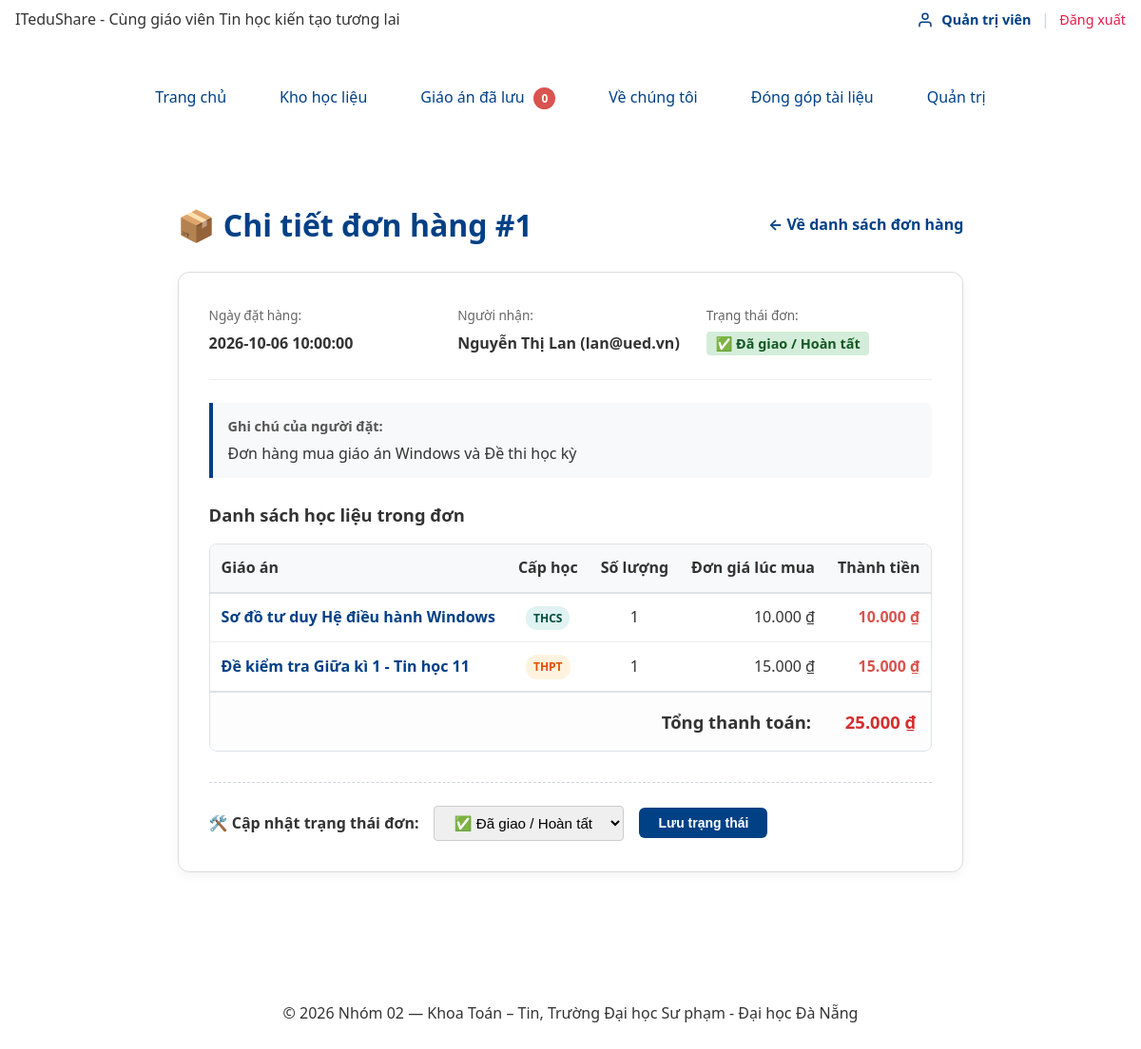
The page /don-hang.php?id=1 (signed in) on the database its author committed.
### tables this page shows
CREATE TABLE don_hang (
  id            INT UNSIGNED AUTO_INCREMENT PRIMARY KEY,
  nguoi_dung_id INT UNSIGNED NOT NULL,
  tong_tien     INT UNSIGNED NOT NULL DEFAULT 0,
  trang_thai    ENUM('cho_duyet', 'da_giao', 'da_huy') NOT NULL DEFAULT 'cho_duyet',
  ghi_chu       VARCHAR(500) NULL,
  ngay_tao      DATETIME NOT NULL DEFAULT CURRENT_TIMESTAMP,
  FOREIGN KEY (nguoi_dung_id) REFERENCES nguoi_dung(id)
);

CREATE TABLE nguoi_dung (
  id        INT UNSIGNED AUTO_INCREMENT PRIMARY KEY,
  email     VARCHAR(191) NOT NULL UNIQUE,
  ho_ten    VARCHAR(100) NOT NULL,
  mat_khau  VARCHAR(255) NOT NULL,
  vai_tro   ENUM('quan_tri', 'khach_hang') NOT NULL DEFAULT 'khach_hang',
  ngay_tao  DATETIME NOT NULL DEFAULT CURRENT_TIMESTAMP
);

CREATE TABLE chi_tiet_don (
  don_hang_id INT UNSIGNED NOT NULL,
  giao_an_id  INT UNSIGNED NOT NULL,
  so_luong    SMALLINT UNSIGNED NOT NULL DEFAULT 1 CHECK (so_luong > 0),
  don_gia     INT UNSIGNED NOT NULL DEFAULT 0,
  PRIMARY KEY (don_hang_id, giao_an_id),
  FOREIGN KEY (don_hang_id) REFERENCES don_hang(id) ON DELETE CASCADE,
  FOREIGN KEY (giao_an_id) REFERENCES giao_an(id)
);

CREATE TABLE giao_an (
  id          INT UNSIGNED AUTO_INCREMENT PRIMARY KEY,
  danh_muc_id INT UNSIGNED NOT NULL,
  ten         VARCHAR(200) NOT NULL,
  gia         INT UNSIGNED NOT NULL DEFAULT 0 CHECK (gia >= 0),
  ton_kho     INT UNSIGNED NOT NULL DEFAULT 10 CHECK (ton_kho >= 0),
  hinh_anh    VARCHAR(255) NULL,
  mo_ta       TEXT NULL,
  cap_hoc     VARCHAR(50) NOT NULL DEFAULT 'THCS',
  video_url   VARCHAR(255) NULL,
  luot_tai    INT UNSIGNED NOT NULL DEFAULT 0,
  ngay_tao    DATETIME NOT NULL DEFAULT CURRENT_TIMESTAMP,
  FOREIGN KEY (danh_muc_id) REFERENCES danh_muc(id),
  INDEX idx_giao_an_dm_gia (danh_muc_id, gia),
  INDEX idx_giao_an_ten (ten)
);

### inc/db.php (called while the page is built, shortened)
<?php
function db(): PDO {
    static $pdo = null;
    if ($pdo === null) {
        $host    = 'localhost';
        $port    = '3306';
        $dbname  = 'ltweb_nhom02';
        $charset = 'utf8mb4';
        $user    = 'root';
        $pass    = '';
        $dsn = "mysql:host={$host};port={$port};dbname={$dbname};charset={$charset}";
        $options = [
            PDO::ATTR_ERRMODE            => PDO::ERRMODE_EXCEPTION,
            PDO::ATTR_DEFAULT_FETCH_MODE => PDO::FETCH_ASSOC,
            PDO::ATTR_EMULATE_PREPARES   => false,
        ];
        $pdo = new PDO($dsn, $user, $pass, $options);
    }
    return $pdo;
}

### inc/ham.php (called while the page is built, shortened)
<?php
function e(mixed $str): string {
    return htmlspecialchars((string)$str, ENT_QUOTES | ENT_SUBSTITUTE, 'UTF-8');
}
function vnd($gia): string {
    $gia = (float)$gia;
    return number_format($gia, 0, ',', '.') . ' ₫';
}

### inc/xac-thuc.php (called while the page is built, shortened)
<?php
require_once __DIR__ . '/db.php';
function nguoiDung(): ?array {
    static $nguoiDung = null;
    if ($nguoiDung !== null) {
        return $nguoiDung;
    }
    $uid = $_SESSION['uid'] ?? null;
    try {
        $st = db()->prepare('SELECT id, email, ho_ten, vai_tro, ngay_tao FROM nguoi_dung WHERE id = ? LIMIT 1');
        $st->execute([(int)$uid]);
        $u = $st->fetch();
        $nguoiDung = $u ?: null;
        return $nguoiDung;
    } catch (Throwable $e) {
        error_log('Lỗi nguoiDung(): ' . $e->getMessage());
        return null;
    }
}
function daDangNhap(): bool {
    return nguoiDung() !== null;
}
function yeuCauDangNhap(): void {
    if (!daDangNhap()) {
        global $goc;
        $duongDanGoc = $goc ?? '';
        header('Location: ' . $duongDanGoc . 'dang-nhap.php');
        exit;
    }
}

### don-hang.php (the view, shortened to what this page needs)
<?php
require_once __DIR__ . '/inc/ham.php';
yeuCauDangNhap();
$u = nguoiDung();
$isAdmin = (($u['vai_tro'] ?? '') === 'quan_tri');
if (isset($_GET['id'])) {
    $donHangId = filter_var($_GET['id'], FILTER_VALIDATE_INT);
    $st = db()->prepare('
        SELECT dh.*, nd.ho_ten, nd.email
        FROM don_hang dh
        JOIN nguoi_dung nd ON dh.nguoi_dung_id = nd.id
        WHERE dh.id = ?
        LIMIT 1
    ');
    $st->execute([$donHangId]);
    $donHang = $st->fetch();
    $stItems = db()->prepare('
        SELECT ct.*, ga.ten, ga.cap_hoc, ga.hinh_anh
        FROM chi_tiet_don ct
        JOIN giao_an ga ON ct.giao_an_id = ga.id
        WHERE ct.don_hang_id = ?
    ');
    $stItems->execute([$donHangId]);
    $dsChiTiet = $stItems->fetchAll();
    require_once __DIR__ . '/inc/header.php';
    ?>
    <main class="trang__chinh" style="max-width: 900px; margin: 3rem auto; padding: 0 1rem;">
        <div style="display: flex; justify-content: space-between; align-items: center; margin-bottom: 1.5rem; flex-wrap: wrap; gap: 1rem;">
            <h1 style="margin: 0; color: var(--mau-chinh, #004085);">📦 Chi tiết đơn hàng #<?= (int)$donHang['id'] ?></h1>
            <a href="don-hang.php" style="text-decoration: none; color: var(--mau-chinh, #007bff); font-weight: bold;">&larr; Về danh sách đơn hàng</a>
        </div>
        <div style="background: #fff; border: 1px solid #ddd; border-radius: 12px; padding: 2rem; box-shadow: 0 4px 12px rgba(0,0,0,0.05); margin-bottom: 2rem;">
            <div style="display: grid; grid-template-columns: repeat(auto-fit, minmax(220px, 1fr)); gap: 1.5rem; margin-bottom: 1.5rem; border-bottom: 1px solid #eee; padding-bottom: 1.5rem;">
                <div>
                    <span style="color: #666; font-size: 0.85rem;">Ngày đặt hàng:</span>
                    <p style="margin: 0.25rem 0 0 0; font-weight: 600;"><?= e($donHang['ngay_tao']) ?></p>
                </div>
                <div>
                    <span style="color: #666; font-size: 0.85rem;">Người nhận:</span>
                    <p style="margin: 0.25rem 0 0 0; font-weight: 600;"><?= e($donHang['ho_ten']) ?> (<?= e($donHang['email']) ?>)</p>
                </div>
                <div>
                    <span style="color: #666; font-size: 0.85rem;">Trạng thái đơn:</span>
                    <p style="margin: 0.25rem 0 0 0;">
                        <?php if ($donHang['trang_thai'] === 'da_giao'): ?>
                            <span style="background: #d4edda; color: #155724; padding: 0.2rem 0.6rem; border-radius: 4px; font-weight: bold; font-size: 0.9rem;">✅ Đã giao / Hoàn tất</span>
                        <?php elseif ($donHang['trang_thai'] === 'da_huy'): ?>
                            <span style="background: #f8d7da; color: #721c24; padding: 0.2rem 0.6rem; border-radius: 4px; font-weight: bold; font-size: 0.9rem;">❌ Đã hủy</span>
                        <?php else: ?>
                            <span style="background: #fff3cd; color: #856404; padding: 0.2rem 0.6rem; border-radius: 4px; font-weight: bold; font-size: 0.9rem;">⏳ Chờ duyệt</span>
                        <?php endif; ?>
                    </p>
                </div>
            </div>
            <?php if (!empty($donHang['ghi_chu'])): ?>
                <div style="background: #f8f9fa; border-left: 4px solid var(--mau-chinh, #007bff); padding: 0.75rem 1rem; margin-bottom: 1.5rem; border-radius: 0 6px 6px 0;">
                    <strong style="font-size: 0.9rem; color: #555;">Ghi chú của người đặt:</strong>
                    <p style="margin: 0.25rem 0 0 0; color: #333;"><?= e($donHang['ghi_chu']) ?></p>
                </div>
            <?php endif; ?>
            <h2 style="font-size: 1.15rem; margin-bottom: 1rem; color: #333;">Danh sách học liệu trong đơn</h2>
            <div class="khung-cuon-bang" style="overflow-x: auto;">
                <table style="width: 100%; border-collapse: collapse;">
                    <thead>
                        <tr style="background: #f8f9fa; border-bottom: 2px solid #dee2e6;">
                            <th style="padding: 0.75rem; text-align: left;">Giáo án</th>
                            <th style="padding: 0.75rem; text-align: center;">Cấp học</th>
                            <th style="padding: 0.75rem; text-align: center;">Số lượng</th>
                            <th style="padding: 0.75rem; text-align: right;">Đơn giá lúc mua</th>
                            <th style="padding: 0.75rem; text-align: right;">Thành tiền</th>
                        </tr>
                    </thead>
                    <tbody>
                        <?php foreach ($dsChiTiet as $item):
                            $thanhTien = $item['don_gia'] * $item['so_luong'];
                        ?>
                            <tr style="border-bottom: 1px solid #eee;">
                                <td style="padding: 0.75rem;">
                                    <a href="chi-tiet-giao-an.php?id=<?= $item['giao_an_id'] ?>" style="font-weight: 600; text-decoration: none; color: var(--mau-chinh, #007bff);">
                                        <?= e($item['ten']) ?>
                                    </a>
                                </td>
                                <td style="padding: 0.75rem; text-align: center;">
                                    <span class="nhan-nho <?= $item['cap_hoc'] === 'THCS' ? 'nhan-nho--xanh' : 'nhan-nho--cam' ?>">
                                        <?= e($item['cap_hoc']) ?>
                                    </span>
                                </td>
                                <td style="padding: 0.75rem; text-align: center;"><?= $item['so_luong'] ?></td>
                                <td style="padding: 0.75rem; text-align: right;"><?= $item['don_gia'] === 0 ? 'Miễn phí' : vnd($item['don_gia']) ?></td>
                                <td style="padding: 0.75rem; text-align: right; font-weight: bold; color: var(--mau-nhan, #e65100);"><?= vnd($thanhTien) ?></td>
                            </tr>
                        <?php endforeach; ?>
                    </tbody>
                    <tfoot>
                        <tr style="background: #fdfdfe; font-weight: bold; font-size: 1.15rem; border-top: 2px solid #dee2e6;">
                            <td colspan="4" style="padding: 1rem; text-align: right;">Tổng thanh toán:</td>
                            <td style="padding: 1rem; text-align: right; color: #d32f2f;"><?= vnd($donHang['tong_tien']) ?></td>
                        </tr>
                    </tfoot>
                </table>
            </div>
            <?php if ($isAdmin): ?>
                <div style="margin-top: 2rem; padding-top: 1.5rem; border-top: 1px dashed #ced4da;">
                    <form method="POST" action="don-hang.php?id=<?= (int)$donHang['id'] ?>" style="display: flex; align-items: center; gap: 1rem; flex-wrap: wrap;">
                        <label for="trang_thai" style="font-weight: bold; color: #333;">🛠️ Cập nhật trạng thái đơn:</label>
                        <select id="trang_thai" name="trang_thai" style="padding: 0.5rem 1rem; border-radius: 4px; border: 1px solid #ccc; font-size: 0.95rem;">
                            <option value="da_giao" <?= $donHang['trang_thai'] === 'da_giao' ? 'selected' : '' ?>>✅ Đã giao / Hoàn tất</option>
                        </select>
                        <button type="submit" class="nut-thao-tac nut-thao-tac--xem" style="padding: 0.5rem 1.25rem;">
                            Lưu trạng thái
                        </button>
                    </form>
                </div>
            <?php endif; ?>
        </div>
    </main>
    <?php require_once __DIR__ . '/inc/footer.php'; ?>
    </body>
    </html>
    <?php
    exit;
}
require_once __DIR__ . '/inc/header.php';
?>
<?php require_once __DIR__ . '/inc/footer.php'; ?>

### css/01-bien.css (style rules this page uses)
:root { --mau-chinh: #004085; --mau-nhan: #d9534f; --chu: #333333; --nen: #ffffff; --nen-phu: #f8f9fa; --vien: #dee2e6; --mau-focus: #0056b3; --mau-hover: #002752; --mau-active: #001a36; --font-chinh: system-ui, -apple-system, "Segoe UI", Roboto, "Helvetica Neue", Arial, sans-serif; --co-chu-thuong: 16px; --co-chu-tieu-de: 24px; --bo-goc: 8px; --khoang-cach: 16px; --khoang-cach-lon: 24px; --thoi-gian-chuyen: 0.25s; }

### css/02-chuan-hoa.css (style rules this page uses)
*, *::before, *::after { box-sizing: border-box; }
body { margin: 0; font-family: var(--font-chinh); font-size: var(--co-chu-thuong); color: var(--chu); background-color: var(--nen); line-height: 1.6; max-width: 100vw; overflow-x: hidden; }
img, input, button, select, textarea { max-width: 100%; }

### css/03-bo-cuc.css (style rules this page uses)
.trang { display: grid; gap: var(--khoang-cach-lon); grid-template-areas: "dau" "dieu-huong" "chinh" "chan"; grid-template-columns: 1fr; min-height: 100vh; }
.trang__chinh { grid-area: chinh; }
.trang__dau, .trang__dieu-huong, .trang__chinh, .trang__chan { padding: var(--khoang-cach); max-width: 100%; min-width: 0; }
@media (min-width: 768px) { .trang { grid-template-areas: "dau dau" "dieu-huong dieu-huong" "chinh chinh" "chan chan"; grid-template-columns: 250px 1fr; max-width: 1200px; margin: 0 auto; } }

### css/04-thanh-phan.css (style rules this page uses)
.khung-cuon-bang { width: 100%; overflow-x: auto; -webkit-overflow-scrolling: touch; border-radius: var(--bo-goc); border: 1px solid var(--vien); }
.nut-thao-tac { display: inline-block; padding: 0.4rem 0.85rem; border-radius: 6px; font-size: 0.875rem; font-weight: 600; text-align: center; border: none; cursor: pointer; text-decoration: none ; transition: background-color var(--thoi-gian-chuyen); }
.nut-thao-tac--xem { background-color: var(--mau-chinh); color: var(--nen); }
.nhan-nho { display: inline-block; padding: 0.2rem 0.5rem; border-radius: 12px; font-size: 0.75rem; font-weight: bold; }
.nhan-nho--xanh { background-color: #e0f2f1; color: #004d40; }
.nhan-nho--cam { background-color: #fff3e0; color: #e65100; }
a { color: var(--mau-chinh); text-decoration: none; transition: color var(--thoi-gian-chuyen), background-color var(--thoi-gian-chuyen); }

### rows shown on the page
don_hang: id "1", ngay_tao "2026-10-06 10:00:00", nguoi_dung.ho_ten "Nguyễn Thị Lan", nguoi_dung.email "lan@ued.vn", ghi_chu "Đơn hàng mua giáo án Windows và Đề thi học kỳ", tong_tien "25.000 ₫", trang_thai "✅ Đã giao / Hoàn tất"
chi_tiet_don: giao_an.ten "Sơ đồ tư duy Hệ điều hành Windows", giao_an.cap_hoc "THCS", so_luong "1", don_gia "10.000 ₫", vnd($thanhTien) "10.000 ₫"
chi_tiet_don: giao_an.ten "Đề kiểm tra Giữa kì 1 - Tin học 11", giao_an.cap_hoc "THPT", so_luong "1", don_gia "15.000 ₫", vnd($thanhTien) "15.000 ₫"

### other values the page prints
$ten "Trang chủ"
$ten "Kho học liệu"
$ten "Giáo án đã lưu"
$ten "Về chúng tôi"
$ten "Đóng góp tài liệu"
$ten "Quản trị"
